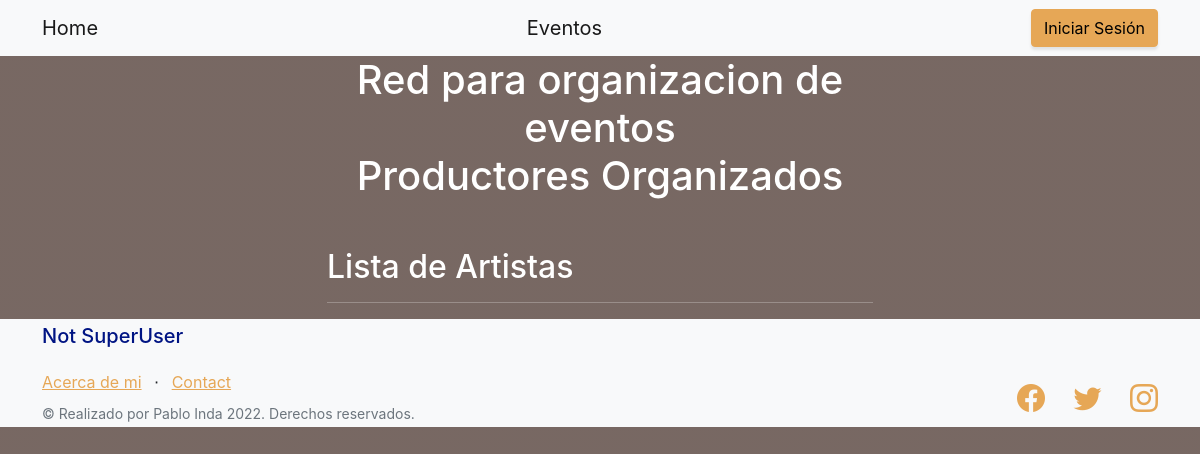
Page /artista/artista on the earlier database version.
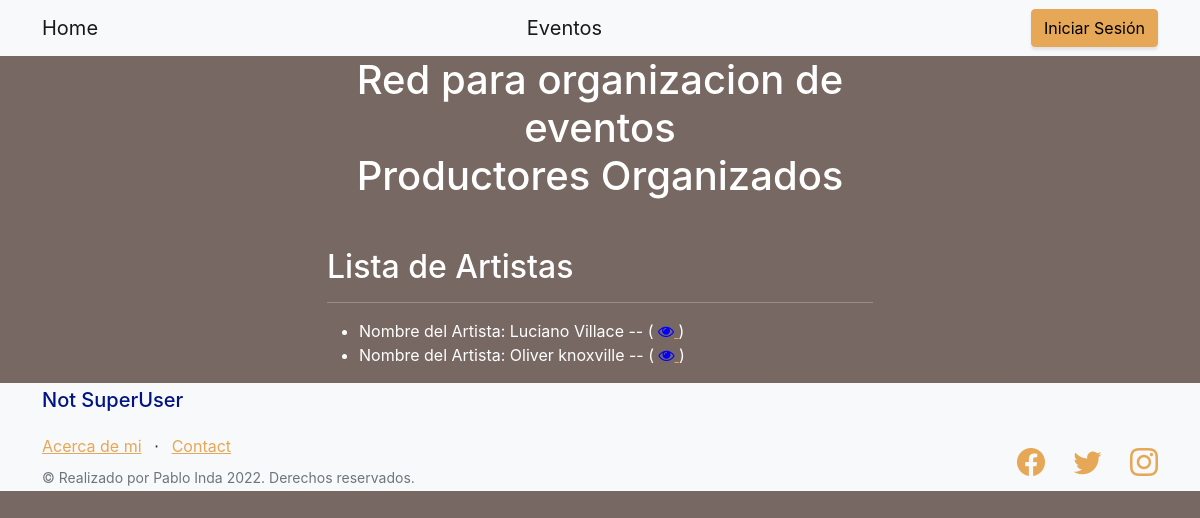
Same page on the later database version.
### artista/models.py (models this page shows)
class Artista(models.Model):
    name = models.CharField(max_length=40)
    last_name = models.CharField(max_length=40)
    instrument = models.CharField(max_length=40)
    cuil = models.IntegerField()
    email = models.EmailField()
    def __str__(self):
        return f'Nombre del Artista: {self.name} {self.last_name} -- '

### artista/views.py (the view)
# urls.py: path('artista', views.ArtistaListView.as_view(), name='artista-list'),
class ArtistaListView(ListView):
    model = Artista
    template_name = "artista/artista_list.html"

### artista/templates/artista/artista_list.html (shortened to what this page needs)
{% extends "home/index.html" %}
{% load static %}
{% block entregafinal_content %}
<h2>Lista de Artistas</h2>
<hr></hr>
<ul>
    {% for artista in artista_list %}
    <li>
        {{artista}}
        (
            <a href="{% url 'artista:artista-detail' artista.id %}">
                <i class="fa fa-eye" style="color: rgb(0, 0, 255);"> </i>
            </a>
        )
    </li>
    {% endfor %}
</ul>
{% endblock %}

Differences in the rows shown:
added Artista: name+last_name "Nombre del Artista: Luciano Villace --"
added Artista: name+last_name "Nombre del Artista: Oliver knoxville --"
